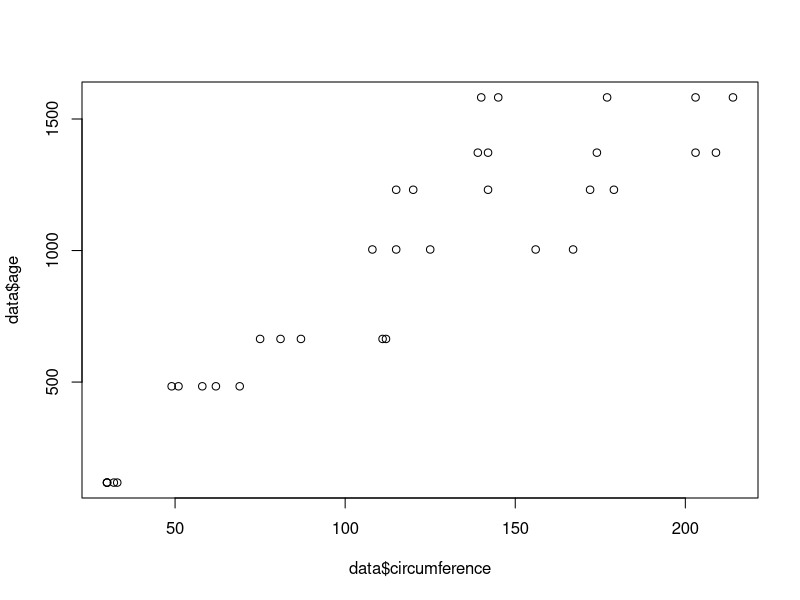
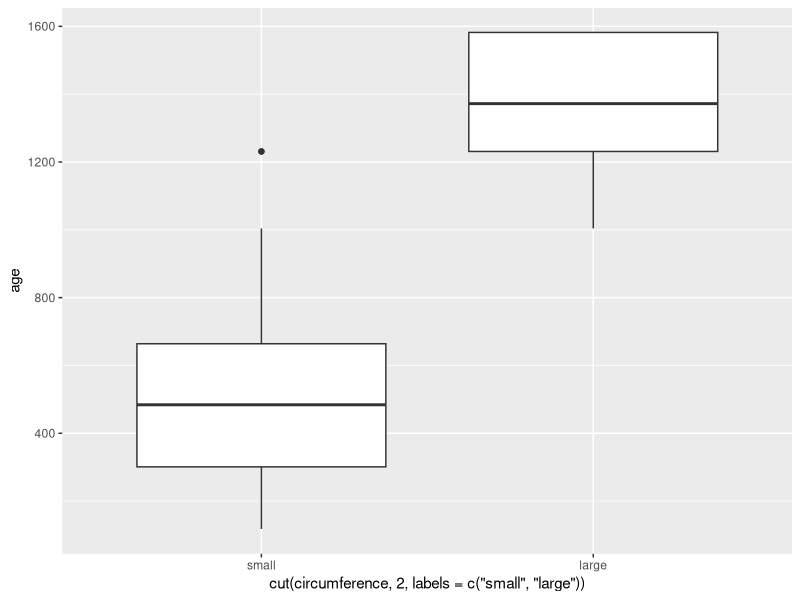

Recreate these plots in R, in order.
## ---- chunk 1
### Question 1 - Find the mean, standard deviation, and standard error of tree circumference.
library(plotrix)
data = Orange
mean(data$circumference)
sd(data$circumference)
std.error(data$circumference)
## ---- chunk 2
### Question 2 - Plot the Trunk circumferences Vs age (Grouping them based on tree attributes)
plot(data$circumference, data$age)
## ---- chunk 3
### Question 3 - Make a linear model which describes circumference (the response) as a function of age (the predictor).
model=lm(data$circumference ~ data$age)
model
## ---- chunk 4
### Question 4 - Provide a better plot to analyze the t-test results for statistical significance.
# Load the Orange dataset
data(Orange)

# Perform a t-test on two groups
Orange$circumference <- as.numeric(cut(Orange$circumference, 2, labels = c("small", "large")))
t.test(Orange$age ~ Orange$circumference)

# Create a box plot to visualize the data
library(ggplot2)
ggplot(Orange, aes(x = cut(circumference, 2, labels = c("small", "large")), y = age)) +
  geom_boxplot()

